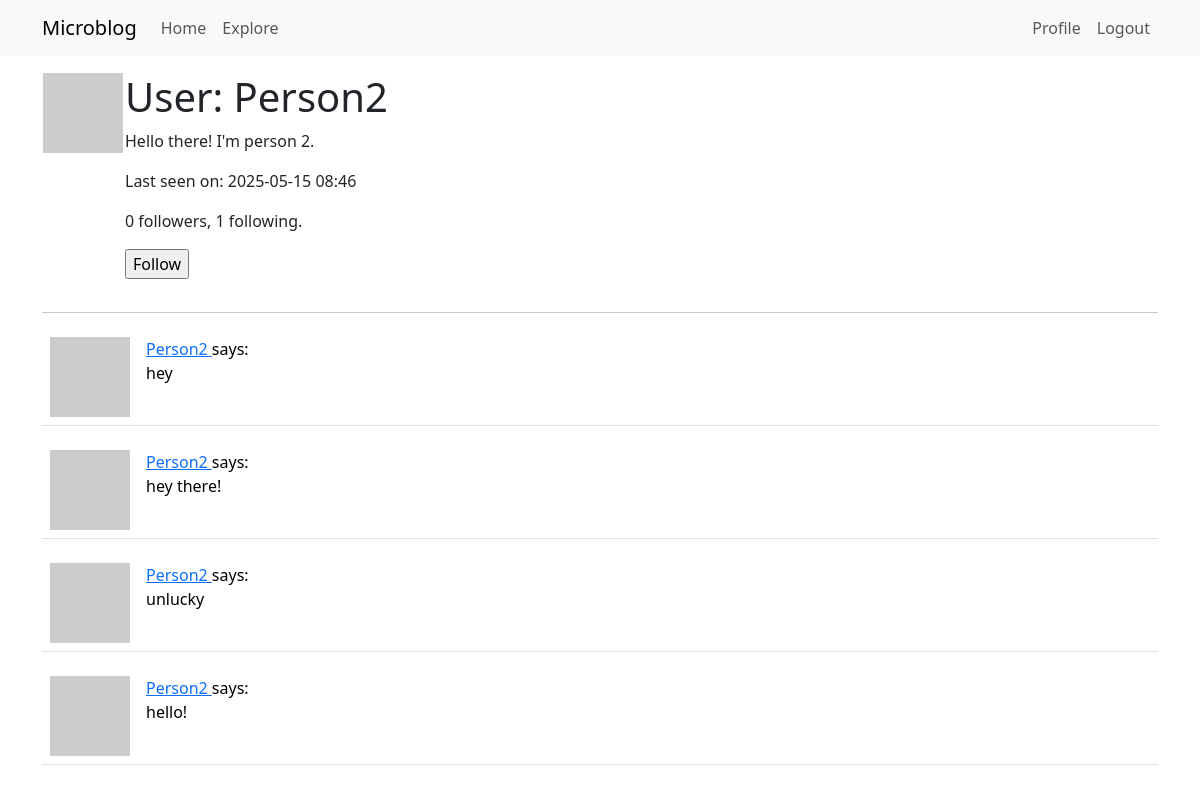
Screenshot of /user/Person2 (signed in) with the database file from the repository.
### app/models.py (models this page shows, shortened)
class User(UserMixin,db.Model):
    id: so.Mapped[int] = so.mapped_column(primary_key=True)
    username: so.Mapped[str] = so.mapped_column(sa.String(64), unique=True, index=True)
    email: so.Mapped[str] = so.mapped_column(sa.String(120), unique=True)
    password_hash: so.Mapped[str] = so.mapped_column(sa.String(128))
    posts: so.WriteOnlyMapped['Post'] = so.relationship('Post', back_populates='author')
    about_me: so.Mapped[Optional[str]] = so.mapped_column(sa.String(140))
    last_seen: so.Mapped[datetime] = so.mapped_column(default=lambda:datetime.now(timezone.utc))
    following: so.WriteOnlyMapped['User'] = so.relationship(
        secondary=followers, primaryjoin=(followers.c.follower_id == id),
        secondaryjoin=(followers.c.followed_id == id),
        back_populates='followers'
    )
    followers: so.WriteOnlyMapped['User'] = so.relationship(
        secondary=followers, primaryjoin=(followers.c.followed_id == id),
        secondaryjoin=(followers.c.follower_id == id),
        back_populates='following'
    )
    def avatar(self, size):
        digest = md5(self.email.lower().encode('utf-8')).hexdigest()
        return f'https://www.gravatar.com/avatar/{digest}?d=identicon&s={size}'
    def is_following(self, user):
        query = self.following.select().where(
            followers.c.followed_id == user.id
        )
        return db.session.scalar(query) is not None
    def followers_count(self):
        query = sa.select(sa.func.count()).select_from(
            self.followers.select().subquery())
        return db.session.scalar(query)
    def following_count(self):
        query = sa.select(sa.func.count()).select_from(
            self.following.select().subquery())
        return db.session.scalar(query)

class Post(db.Model):
    id: so.Mapped[int] = so.mapped_column(primary_key=True)
    body: so.Mapped[str] = so.mapped_column(sa.String(140))
    timestamp: so.Mapped[datetime] = so.mapped_column(sa.DateTime, index=True, default=datetime.now(timezone.utc))
    user_id: so.Mapped[int] = so.mapped_column(sa.Integer, sa.ForeignKey('user.id'), index=True)
    author: so.Mapped[User] = so.relationship('User', back_populates='posts')

### app/routes.py (the view)
@app.route('/user/<username>')
@login_required
def user(username):
    user = db.first_or_404(sa.select(User).where(User.username == username))
    page = request.args.get('page', 1, type=int)
    query = user.posts.select().order_by(Post.timestamp.desc())
    posts = db.paginate(query, page=page,
                        per_page=app.config['POSTS_PER_PAGE'],
                        error_out=False)
    next_url = url_for('user', username=user.username, page=posts.next_num) \
        if posts.has_next else None
    prev_url = url_for('user', username=user.username, page=posts.prev_num) \
        if posts.has_prev else None
    form = EmptyForm()
    return render_template('user.html', user=user, posts=posts.items, next_url=next_url, prev_url=prev_url, form=form)

### app/forms.py
class EmptyForm(FlaskForm):
    submit = SubmitField('Submit')

### app/models.py (called while the page is built)
def load_user(id):
    return User.query.get(int(id))

### app/routes.py (called while the page is built)
@app.before_request
def before_request():
    if current_user.is_authenticated:
        current_user.last_seen = datetime.now(timezone.utc)
        db.session.commit()

### app/templates/user.html (shortened to what this page needs)
{% extends "base.html" %}
{% block content %}
    <table>
        <tr valign="top">
            <td><img src = "{{user.avatar(128) }}" alt=""></td>
            <td>
                <h1>User: {{ user.username }}</h1>
                {% if user.about_me %}<p>{{ user.about_me }}</p>{% endif %}
                {% if user.last_seen %}
                    <p>Last seen on: {{ user.last_seen.strftime('%Y-%m-%d %H:%M') }}</p>
                {% endif %}
                <p>{{ user.followers_count() }} followers, {{ user.following_count() }} following.</p>
                {% if user == current_user %}
                <p><a href="{{ url_for('edit_profile') }}">Edit your profile</a></p>
                {% elif not current_user.is_following(user) %}
                <p>
                    <form action="{{ url_for('follow', username=user.username) }}" method="post">
                        {{ form.submit(value='Follow') }}
                    </form>
                </p>
                {% endif %}
            </td>
        </tr>
    </table>
    <hr>
    {% for post in posts %}
        {% include '_post.html' %}
    {% endfor %}
{% endblock %}

### app/templates/_post.html
<table class="table table-hover">
    <tr>
        <td width="70px">
            <a href="{{ url_for('user', username=post.author.username) }}">
                <img src="{{ post.author.avatar(70) }}" />
            </a>
        </td>
        <td>
            <a href="{{ url_for('user', username=post.author.username) }}">
                {{ post.author.username }}
            </a>
            says:
            <br>
            {{ post.body }}
        </td>
    </tr>
</table>

### rows the page displays
User: username "Person2", about_me "Hello there! I'm person 2.", last_seen "2025-05-15 08:46"
Post: author.username "Person2", body "hey"
Post: author.username "Person2", body "hey there!"
Post: author.username "Person2", body "unlucky"
Post: author.username "Person2", body "hello!"

### other values shown
{{ user.followers_count() }} "0"
{{ user.following_count() }} "1"
